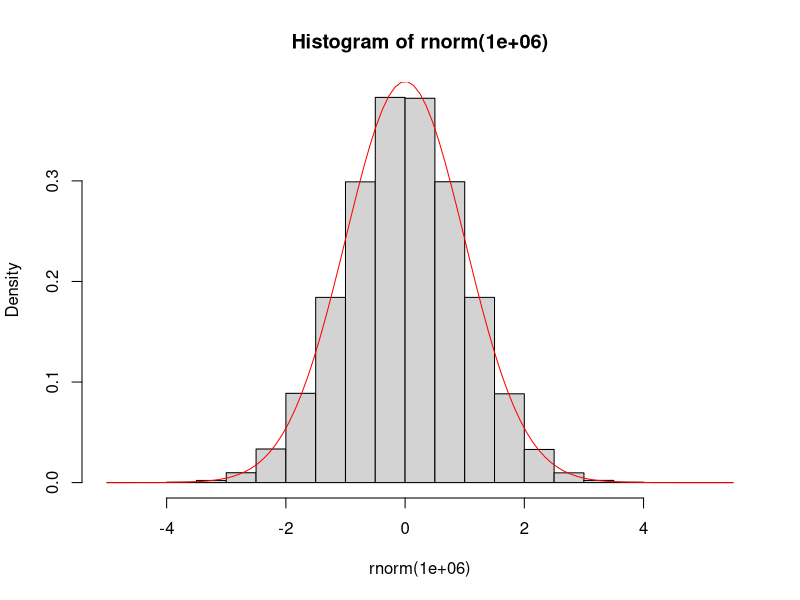
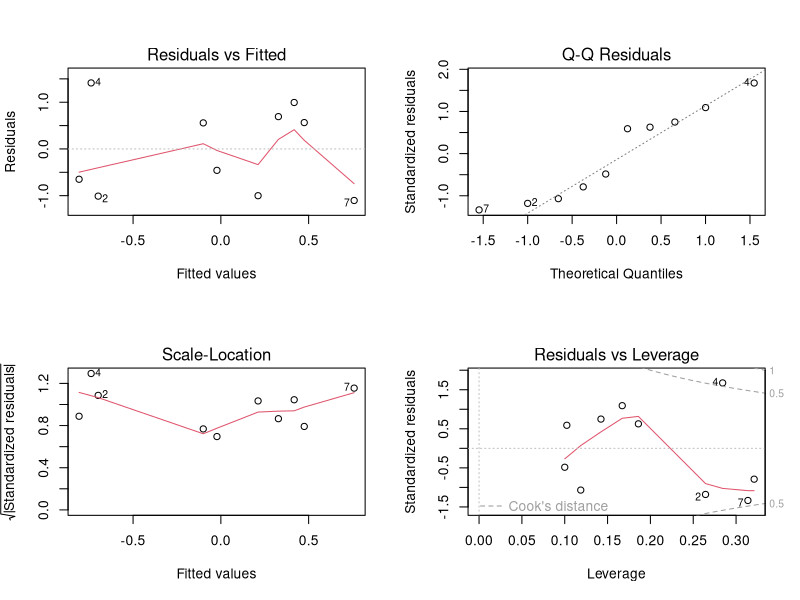
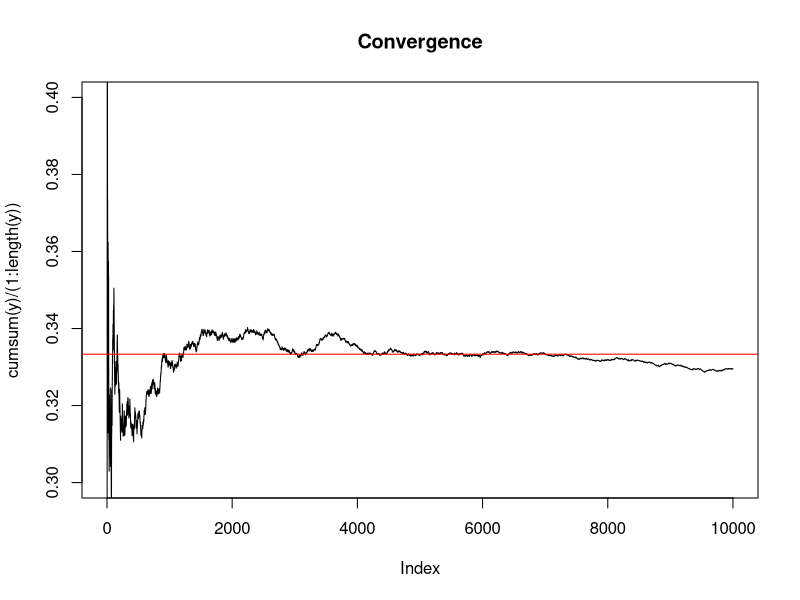
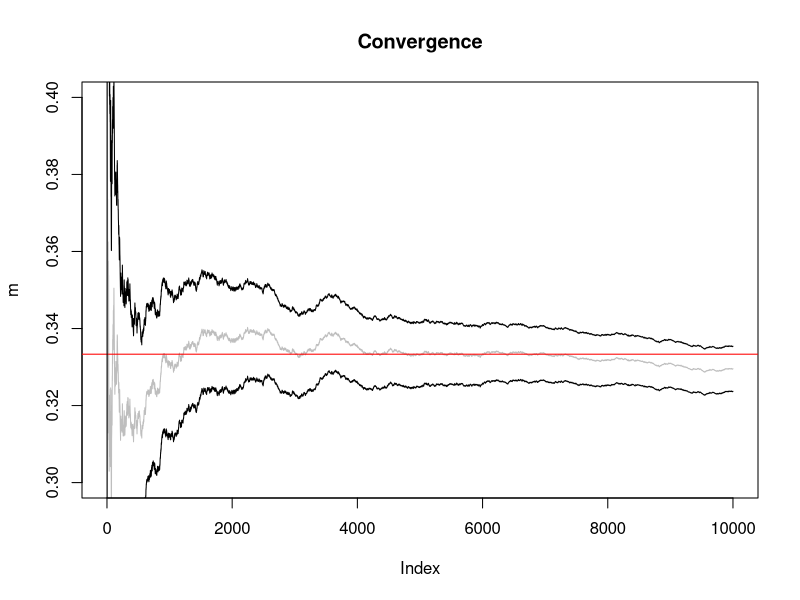

Reproduce these figures in R, in order. (Note: this script raises an error after producing the figures.)
## ---- chunk 1
add1 <- function(a) {
  return(a+1)
}

add1(2)
add1(a = 3)
## ---- chunk 2
add <- function(a, b) {
  return(a+b)
}

add(1,1)
add(a = 2, b = 3)
## ---- chunk 3
add1(a = 1:2)
add(a = 1:2, b = 3:4)
## ---- chunk 4
f <- function(first, second) {
  return(first/2 + second)
}

f(1,2)
f(1, second = 2)
f(first = 1, second = 2)
f(second = 2, 1) # I thought this was going to be an error
f(f = 1, s = 2)
## ---- chunk 5
add <- function(a, b = 1) {
  return(a+b)
}

add(a = 1)
add(a = 1:2)
add(a = 2:3, b =  2)
add(a = 3:4, b = -1)
## ---- chunk 6
hist(rnorm(1e6), probability = TRUE)
curve(dnorm(x), add = TRUE, col = 'red')
## ---- chunk 7
sub <- function(first = 1:2, second = 1) {
  return(first - second)
}
## ---- chunk 8
n <- 10
x <- rnorm(n)
y <- rnorm(n, x)
m <- lm(y~x) # a linear regression
summary(m)
## ---- chunk 9
class(m)
## ---- chunk 10
summary(m)
anova(m)
opar <- par(mfrow=c(2,2)); plot(m); par(opar)
## ---- chunk 11
a <- 1
f <- function() {
  return(a)
}
f()
## ---- chunk 12
f <- function() {
  a <- 2
  return(a)
}
f()
a
## ---- chunk 13
f <- function() {
  a <<- a + 1
  return(a)
}
a
f()
a
## ---- chunk 14
for (i in 1:3) {
  print(i)
}
## ---- chunk 15
i <- 0
while (i < 3) {
  i <- i + 1
  print(i)
}
## ---- chunk 16
for (i in 1:10) {
  if (i<5) {
    print(-i)
  } else {
    print(i*2)
  }
}
## ---- chunk 17
ifelse((1:10) < 5, "Less than 5", "Not less than 5")
## ---- chunk 18
f <- function(a) {
  sum <- 0
  for (i in 1:a) {
    sum <- sum + i
  }
  return(sum)
}
f(100)
## ---- chunk 19
n <- 1e4
sum <- 0
for (i in 1:n) {
  x <- runif(1)
  sum <- sum + x^2
}
sum/n
## ---- chunk 20
y <- runif(n)^2
mean(y)
## ---- chunk 21
plot( cumsum(y)/(1:length(y)), type='l', main='Convergence', ylim=c(.3,.4))
abline(h=1/3, col='red')
## ---- chunk 22
mean(y) # Notice that this is the estimate of the integral that we are trying to find
var(y)
## ---- chunk 23
mean(y) + c(-1,1)*qnorm(0.975)*sd(y)/sqrt(length(y))
## ---- chunk 24
m <- cumsum(y)/(1:length(y))
s <- numeric(n)
for (i in 1:n) {
  s[i] <- qnorm(0.975)*sd(y[1:i])/sqrt(i)
}

plot(m, type='l', col='gray', main='Convergence', ylim=c(.3,.4))
abline(h=1/3, col='red')
lines(m+s)
lines(m-s)
## ---- chunk 25
n <- 1e5
x <- runif(n, min = -1, max = 1)
y <- 2*exp(-abs(x))
m <- mean(y)
s <- qnorm(.975)*sd(y)/sqrt(length(y))
m + c(-1,1)*s

# Compare with the truth
integrate(function(x) exp(-abs(x)), lower = -1, upper = 1)
## ---- chunk 26
x <- sample(0:3, size = 1e5, prob = c(.5,.25,.1,.15), replace = TRUE)
## ---- chunk 27
(m <- mean(x))
(s <- sd(x))
s^2 # variance
## ---- chunk 28
m + c(-1,1) * qnorm(.95) * s / sqrt( length(x) )
## ---- chunk 29
x <- sample(c(10,12,21,33), size = 1e6, prob = c(.1,.2,.3,.4), replace = TRUE)
m <- mean(x)
s <- sd(x)
m + c(-1,1) * qnorm(.995) * s / sqrt( length(x) )
## ---- chunk 30
n <- 1e5
x <- runif(n)
y <- rnorm(n)
(p <- mean(x>y))
## ---- chunk 31
p + c(-1,1) * qnorm(.975) * sqrt(p*(1-p)/n)
## ---- chunk 32
n <- 1e6
x <- rbinom(n, size = 10, prob = 0.5)
y <- rpois(n, lambda = 5)
p <- mean(y >= x)
p + c(-1,1) * qnorm(.975) * sqrt(p*(1-p)/n)
## ---- chunk 33
knitr::knit("lab03.Rmd", tangle = TRUE)
